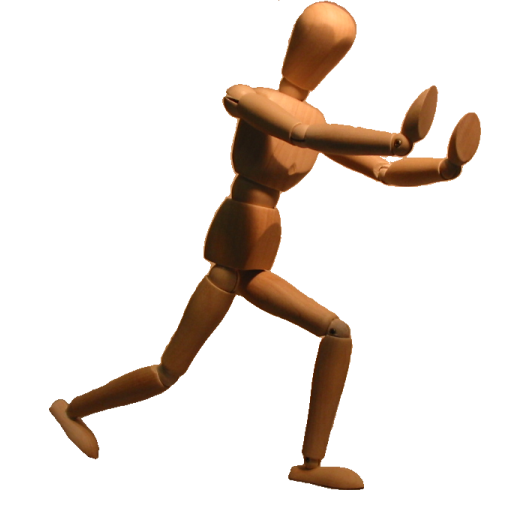
#> input picture StipplingOriginals/figure5_525x525.png, 525 x 525 px
$ python take0.py   (Python 2 division)   (older library calls are emulated)
#> lines starting #> are read from the running program, lines starting #| are printed output that depends on the picture
from pylab import *

from scipy import *
from scipy import misc, interpolate


def uniformPointFeild(shape, pointCount):
    xys = random.uniform(0.0, 1.0, (2, pointCount))
    xys *= array(shape).reshape((2,1))
    return xys


def imageAxisCDF(image, axis=0):
    if axis == 0:
        tempImage = image.copy()
    elif axis == 1:
        tempImage = image.T.copy()

    axisIntensity = tempImage.cumsum(axis=0)
    axisIntensity /= 1.0 * axisIntensity[-1,:]
    return axisIntensity

def realignX(pts, image):
    imagexCDF = imageAxisCDF(image)
    x, y = pts
    print x.min(), "-", x.max()
    print y.min(), "-", y.max()

    x_distance  = linspace(0.0, 1.0, image.shape[0])
    for yi in range(image.shape[1]):
        # figure()
        # plot(imagexCDF[:, 255])
        # show()
        # 1/0
        figure()
        print imagexCDF[:,yi]
        plot(imagexCDF[:,yi])
        show()
        currentCDFInterp = interpolate.interp1d(x_distance, imagexCDF[:,yi])
        currentXS = (y > yi) & (y < (yi+1))
        xCount = sum(1 * currentXS)
        x[currentXS] = currentCDFInterp(linspace(0.0, 1.0, xCount))

        print xCount
        print x[currentXS], y[currentXS]
        plot(x[currentXS], y[currentXS], "ro")
        show()
        1/0


    return c_[x,y]

img = 255-misc.imread("StipplingOriginals/figure5_525x525.png", flatten=True)
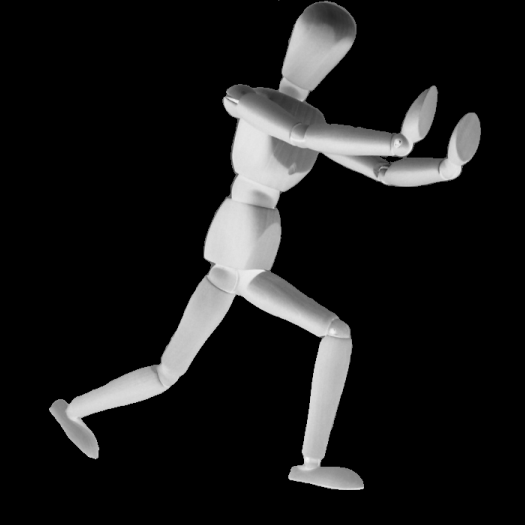
#> img: shape (525, 525) float32; min 0, max 244.8, mean 27.2
pts = uniformPointFeild(img.shape, 10000)
#> (the run stopped early here; a loop or call above may not have finished)
